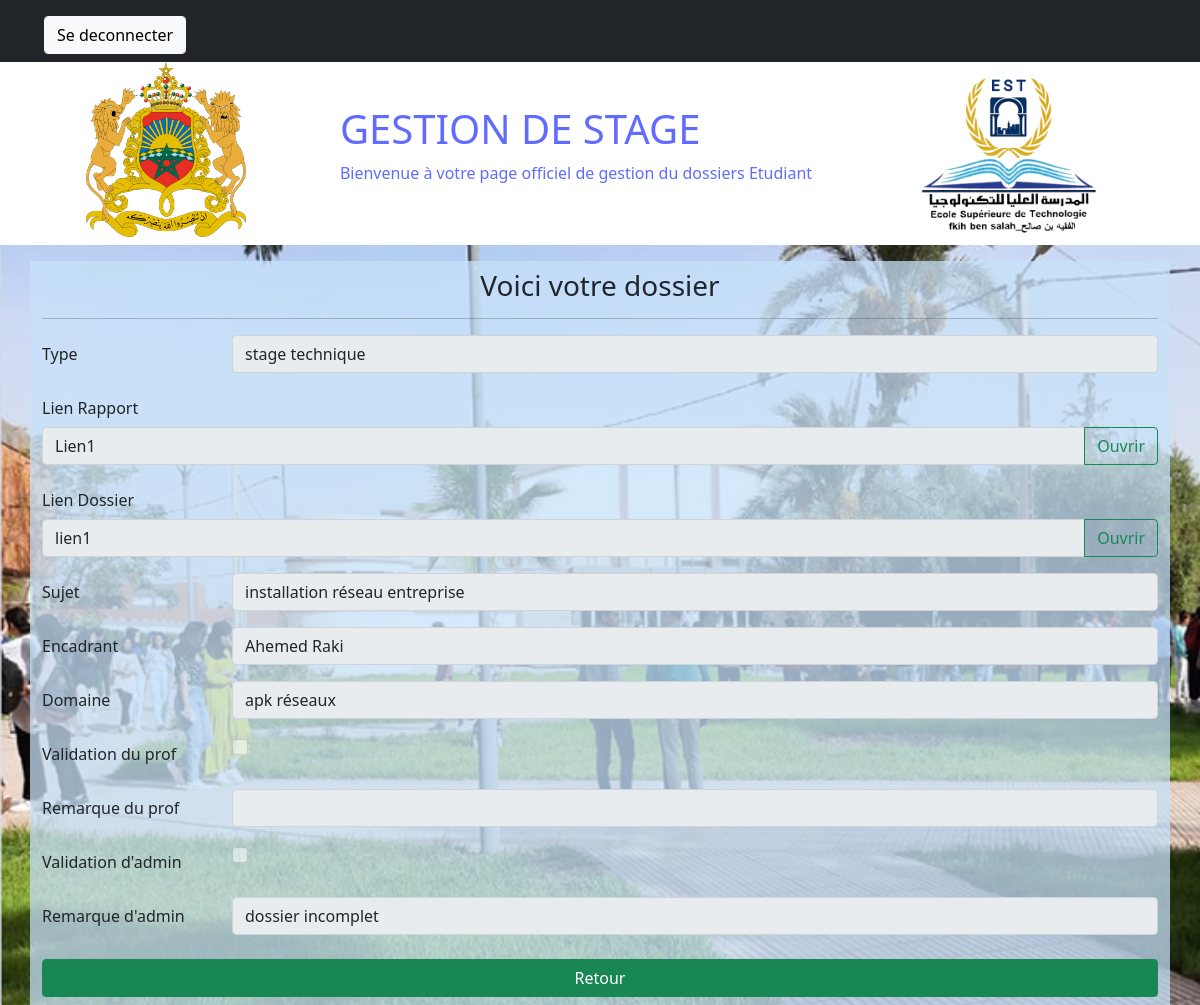
/afficherdossier/3 (signed in), run on the app's committed database.
### manager/models.py (models this page shows, shortened)
class Dossiers(models.Model):
    TYPES = (
        ("1", "Stage d'initiation"),
        ('2', 'stage technique'),
        ('3', 'stage PFE'),
        ('4', 'Stage Professionel'),
    )
    NIVEAUX = (
        ("1ere Annee", "1ere Annee"),
        ("2eme Annee", "2eme Annee"),
        ('Licence Professionelle', 'Licence Professionelle'),
    )
    Type = models.CharField(max_length=50, choices=TYPES)
    Rapport = models.FileField(upload_to=pdf1_upload_to)
    Doss= models.FileField(upload_to=pdf2_upload_to)
    Sujet = models.CharField(max_length=100, null=False, blank=False)
    Encadrant = models.CharField(max_length=100, null=False, blank=False)
    Domaine = models.CharField(max_length=100, null=False, blank=False)
    Nom_filiere = models.CharField(max_length=100)
    Year = models.DateField(auto_now=False, auto_now_add=False)
    Niveau = models.CharField(max_length=50, choices = NIVEAUX)
    Student = models.ForeignKey(Student, on_delete=models.CASCADE)
    ValidationProf = models.BooleanField(default=False)
    ValidationAdmin = models.BooleanField(default=False)
    RemarqueProf = models.CharField(max_length=255, blank=True, null=True)
    RemarqueAdmin = models.CharField(max_length=255, blank=True, null=True)
    class Meta:
        ordering=['Type']

class User(AbstractUser):
    class Role(models.TextChoices):
        ADMIN="ADMIN", 'ADMIN'
        PROF="PROF", 'PROF'
        ETUDIANT="ETUDIANT", 'ETUDIANT'
    SEX = (
        ("Male", "Male"),
        ('Female', 'Female'),
    )
    base_role=Role.ADMIN
    base_role1=Role.ETUDIANT
    role = models.CharField(max_length = 20, choices= Role)
    Sex =  models.CharField(max_length = 10, choices=SEX)
    adresse=models.TextField(max_length=150,null=True)
    tel=models.CharField(max_length=40,null=True)
    Napog=models.IntegerField(default=0,null=True)
    CNE=models.CharField(max_length=50,null=True)
    dateN= models.DateField(auto_now=False, auto_now_add=False, null=True)
    lieuxN = models.CharField(max_length=50,null=True)
    SPC = models.CharField(max_length = 50,null=True)

### manager/views.py (the view)
# urls.py: path('afficherdossier/<int:pk>', views.afficherdossier, name='afficherdossier'),
def afficherdossier(request, pk):
    if request.user.is_authenticated and request.user.role == 'PROF':
        if request.method == 'POST':
            d = Dossiers.objects.get(pk=pk)
            val = request.POST.get('val')
            remarqProf=request.POST.get('remarqProf')
            if val == "on":
                d.ValidationProf = 1
            else:
                d.ValidationProf = 0
            d.RemarqueProf=remarqProf
            d.save()
            checked=d.ValidationProf
            url = reverse('homeProf', kwargs={'niveau': d.Niveau, 'nom_filier':d.Nom_filiere, 'annee':d.Year.year, 'cin':d.Student.username})
            return redirect(url)
        d = Dossiers.objects.get(pk=pk)
        checked=d.ValidationProf
        context = { 'dossier':d, 'checked': checked, 'Etudiant':d.Student, 'niveau': d.Niveau, 'nom_filier':d.Nom_filiere, 'annee':d.Year.year, 'cin':d.Student.username}
        return render(request, 'manager/afficherdossierProf.html', context=context)
    elif request.user.is_authenticated and request.user.role == 'ETUDIANT':
        d = Dossiers.objects.get(pk=pk)
        checked=d.ValidationProf
        context = { 'dossier':d, 'checked': checked, 'Etudiant':d.Student}
        return render(request, 'manager/afficherdossier.html', context=context)

### templates/manager/afficherdossier.html (shortened to what this page needs)
{% extends 'manager/base.html' %}
{% block content %}
<div class="form container">
  {% if request.user.role == 'ETUDIANT' %}
    <h3>Voici votre dossier</h3>
  {% elif request.user.role == 'PROF' %}
    <h3>Dossier de l'etudiant {{ Etudiant.username }}-{{ Etudiant.last_name }} {{ Etudiant.first_name }} </h3>
  {% endif %}
  <hr>
      <div class="mb-3 row">
        <label for="Type" class="col-sm-2 col-form-label">Type</label>
        <div class="col-sm-10">
          <input type="text" class="form-control" id="Type" name="Type" value= "{{ dossier.get_Type_display }}" disabled/>
        </div>
      </div>
    <div class="mb-3 row">
      <label for="Rapport" class="col-sm-2 col-form-label">Lien Rapport</label>
      <div class="input-group col-sm-10">
        <input type="text" class="form-control" id="Rapport" name="Rapport" value="{{ dossier.Rapport }}" disabled/>
        <a target="_blank" class="btn btn-outline-success" type="button" href="{% url 'viewPdf' dossier.id 1 %}">Ouvrir</a>
      </div>
    </div>
    <div class="mb-3 row">
      <label for="Dossier" class="col-sm-2 col-form-label">Lien Dossier</label>
      <div class="input-group col-sm-10">
        <input type="text" class="form-control" id="Dossier" name="Dossier" value="{{ dossier.Doss }}" disabled/>
        <a target="_blank" class="btn btn-outline-success" type="button" href="{% url 'viewPdf' dossier.id 2 %}">Ouvrir</a>
      </div>
    </div>
    <div class="mb-3 row">
      <label for="Sujet" class="col-sm-2 col-form-label">Sujet</label>
      <div class="col-sm-10">
        <input type="text" class="form-control" id="Sujet" name="Sujet" value="{{ dossier.Sujet }}" disabled/>
      </div>
    </div>
    <div class="mb-3 row">
      <label for="Encadrant" class="col-sm-2 col-form-label">Encadrant</label>
      <div class="col-sm-10">
        <input type="text" class="form-control" id="Encadrant" name="Encadrant" value="{{ dossier.Encadrant }}" disabled />
      </div>
    </div>
    <div class="mb-3 row">
      <label for="Domaine" class="col-sm-2 col-form-label">Domaine</label>
      <div class="col-sm-10">
        <input type="text" class="form-control" id="Domaine" name="Domaine" value="{{ dossier.Domaine }}" disabled />
      </div>
    </div>
    <form action="{% url 'afficherdossier' dossier.pk %}" method="POST">
    <div class="mb-3 row">
      <label for="validationp" class="col-sm-2 col-form-label">Validation du prof</label>
      <div class="col-sm-10">
        <input class="form-check-input" id="chek1" type="checkbox" name="val" {% if checked %} checked  {% endif %} {% if request.user.role == "ETUDIANT" %} disabled {% endif %}>
      </div>
    </div>
    {% if not dossier.ValidationProf %}
    <div class="mb-3 row">
      <label for="validationa" class="col-sm-2 col-form-label">Remarque du prof</label>
      <div class="col-sm-10">
        <input class="form-control" id="valifdationp" type="textfield" {% if dossier.RemarqueProf is None %} value=""  {% else %} value="{{ dossier.RemarqueProf }}"{% endif %} name="remarqProf" {% if request.user.role == "ETUDIANT" %} disabled {% endif %}>
      </div>
    </div>
    {% endif %}
    <div class="mb-3 row">
      <label for="validationa" class="col-sm-2 col-form-label">Validation d'admin</label>
      <div class="col-sm-10">
        <input class="form-check-input"  type="checkbox" {% if dossier.ValidationAdmin %} checked {% endif %}  disabled >
      </div>
    </div>
    {% if not dossier.ValidationAdmin %}
    <div class="mb-3 row">
      <label for="validationa" class="col-sm-2 col-form-label">Remarque d'admin</label>
      <div class="col-sm-10">
        <input class= "form-control" type="textfield" value="{{ dossier.RemarqueAdmin }}"  disabled>
      </div>
    </div>
    {% endif %}
  </form>
    <div class="d-grid gap-2">
      <a class="btn btn-success mt-2" href="{% url 'home' dossier.Niveau dossier.Nom_filiere dossier.Year.year dossier.Student.username %}">Retour</a>
    </div>
</div>
{% endblock content %}

### manager/static/css/style.css (style rules this page uses)
body { background-image: url("../2.png"); background-size: cover; background-repeat: no-repeat; box-sizing: border-box; }
.form { background-color: rgba(199, 226, 250, 0.747); padding: 8px 5vw; margin-top: 16px; }
h3 { text-align: center; }

### data on the page
Dossiers: Type "stage technique", Rapport "Lien1", Dossier "lien1", Sujet "installation réseau entreprise", Encadrant "Ahemed Raki", Domaine "apk réseaux", RemarqueAdmin "dossier incomplet"
